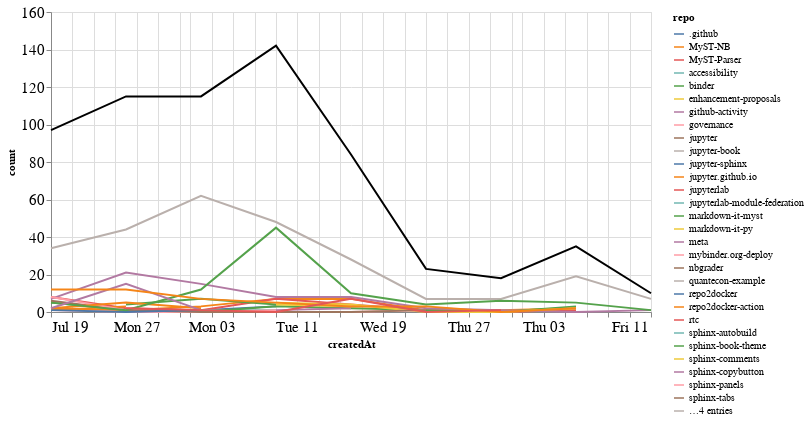

This figure's notebook cell:
### Markdown cell above
## Comments

### Code cell
comments_time = comments.groupby('repo').resample('W', on='createdAt').count()['author'].reset_index()
comments_time = comments_time.rename(columns={'author': 'count'})
comments_time_total = comments_time.groupby('createdAt').agg({"count": "sum"}).reset_index()
ch1 = alt.Chart(comments_time, width=600).mark_line().encode(
    x='createdAt',
    y='count',
    color='repo',
    tooltip="repo"
)

ch2 = alt.Chart(comments_time_total, width=600).mark_line(color="black").encode(
    x='createdAt',
    y='count',
)

ch1 + ch2

### Figure 1 — Vega-Lite specification as saved in the notebook (floating-point values rounded to 4 significant figures)
{"config": {"axisLeft": {"labelFontSize": 15}, "axisBottom": {"labelFontSize": 15}}, "layer": [{"data": {"name": "data-857530f51d00de04ba99182c632c6578"}, "mark": "line", "encoding": {"color": {"type": "nominal", "field": "repo"}, "tooltip": {"type": "nominal", "field": "repo"}, "x": {"type": "temporal", "field": "createdAt"}, "y": {"type": "quantitative", "field": "count"}}, "width": 600}, {"data": {"name": "data-985372de9469e5aae2f26557a46d95bf"}, "mark": {"type": "line", "color": "black"}, "encoding": {"x": {"type": "temporal", "field": "createdAt"}, "y": {"type": "quantitative", "field": "count"}}, "width": 600}], "$schema": "https://vega.github.io/schema/vega-lite/v4.8.1.json", "datasets": {"data-857530f51d00de04ba99182c632c6578": [{"repo": ".github", "createdAt": "2020-08-02T00:00:00", "count": 1}, {"repo": ".github", "createdAt": "2020-08-09T00:00:00", "count": 3}, {"repo": "MyST-NB", "createdAt": "2020-07-19T00:00:00", "count": 2}, {"repo": "MyST-NB", "createdAt": "2020-07-26T00:00:00", "count": 1}, {"repo": "MyST-NB", "createdAt": "2020-08-02T00:00:00", "count": 3}, {"repo": "MyST-NB", "createdAt": "2020-08-09T00:00:00", "count": 7}, {"repo": "MyST-NB", "createdAt": "2020-08-16T00:00:00", "count": 7}, {"repo": "MyST-NB", "createdAt": "2020-08-23T00:00:00", "count": 1}, {"repo": "MyST-NB", "createdAt": "2020-08-30T00:00:00", "count": 1}, {"repo": "MyST-NB", "createdAt": "2020-09-06T00:00:00", "count": 2}, {"repo": "MyST-Parser", "createdAt": "2020-07-19T00:00:00", "count": 8}, {"repo": "MyST-Parser", "createdAt": "2020-07-26T00:00:00", "count": 2}, {"repo": "MyST-Parser", "createdAt": "2020-08-02T00:00:00", "count": 1}, {"repo": "MyST-Parser", "createdAt": "2020-08-09T00:00:00", "count": 7}, {"repo": "MyST-Parser", "createdAt": "2020-08-16T00:00:00", "count": 4}, {"repo": "MyST-Parser", "createdAt": "2020-08-23T00:00:00", "count": 1}, {"repo": "MyST-Parser", "createdAt": "2020-08-30T00:00:00", "count": 0}, {"repo": "MyST-Parser", "createdAt": "2020-09-06T00:00:00", "count": 1}, {"repo": "accessibility", "createdAt": "2020-08-02T00:00:00", "count": 1}, {"repo": "accessibility", "createdAt": "2020-08-09T00:00:00", "count": 1}, {"repo": "binder", "createdAt": "2020-07-19T00:00:00", "count": 5}, {"repo": "binder", "createdAt": "2020-07-26T00:00:00", "count": 1}, {"repo": "binder", "createdAt": "2020-08-02T00:00:00", "count": 0}, {"repo": "binder", "createdAt": "2020-08-09T00:00:00", "count": 3}, {"repo": "binder", "createdAt": "2020-08-16T00:00:00", "count": 2}, {"repo": "binder", "createdAt": "2020-08-23T00:00:00", "count": 1}, {"repo": "binder", "createdAt": "2020-08-30T00:00:00", "count": 0}, {"repo": "binder", "createdAt": "2020-09-06T00:00:00", "count": 3}, {"repo": "enhancement-proposals", "createdAt": "2020-08-16T00:00:00", "count": 4}, {"repo": "enhancement-proposals", "createdAt": "2020-08-23T00:00:00", "count": 0}, {"repo": "enhancement-proposals", "createdAt": "2020-08-30T00:00:00", "count": 0}, {"repo": "enhancement-proposals", "createdAt": "2020-09-06T00:00:00", "count": 2}, {"repo": "github-activity", "createdAt": "2020-08-09T00:00:00", "count": 1}, {"repo": "github-activity", "createdAt": "2020-08-16T00:00:00", "count": 2}, {"repo": "governance", "createdAt": "2020-07-19T00:00:00", "count": 1}, {"repo": "governance", "createdAt": "2020-07-26T00:00:00", "count": 0}, {"repo": "governance", "createdAt": "2020-08-02T00:00:00", "count": 0}, {"repo": "governance", "createdAt": "2020-08-09T00:00:00", "count": 1}, {"repo": "jupyter", "createdAt": "2020-07-19T00:00:00", "count": 6}, {"repo": "jupyter", "createdAt": "2020-07-26T00:00:00", "count": 1}, {"repo": "jupyter-book", "createdAt": "2020-07-19T00:00:00", "count": 34}, {"repo": "jupyter-book", "createdAt": "2020-07-26T00:00:00", "count": 44}, {"repo": "jupyter-book", "createdAt": "2020-08-02T00:00:00", "count": 62}, {"repo": "jupyter-book", "createdAt": "2020-08-09T00:00:00", "count": 48}, {"repo": "jupyter-book", "createdAt": "2020-08-16T00:00:00", "count": 28}, {"repo": "jupyter-book", "createdAt": "2020-08-23T00:00:00", "count": 7}, {"repo": "jupyter-book", "createdAt": "2020-08-30T00:00:00", "count": 7}, {"repo": "jupyter-book", "createdAt": "2020-09-06T00:00:00", "count": 19}, {"repo": "jupyter-book", "createdAt": "2020-09-13T00:00:00", "count": 7}, {"repo": "jupyter-sphinx", "createdAt": "2020-08-30T00:00:00", "count": 2}, {"repo": "jupyter.github.io", "createdAt": "2020-07-19T00:00:00", "count": 1}, {"repo": "jupyter.github.io", "createdAt": "2020-07-26T00:00:00", "count": 3}, {"repo": "jupyterlab", "createdAt": "2020-09-06T00:00:00", "count": 1}, {"repo": "jupyterlab-module-federation", "createdAt": "2020-07-19T00:00:00", "count": 2}, {"repo": "markdown-it-myst", "createdAt": "2020-07-26T00:00:00", "count": 4}, {"repo": "markdown-it-myst", "createdAt": "2020-08-02T00:00:00", "count": 7}, {"repo": "markdown-it-myst", "createdAt": "2020-08-09T00:00:00", "count": 4}, {"repo": "markdown-it-py", "createdAt": "2020-08-09T00:00:00", "count": 5}, {"repo": "markdown-it-py", "createdAt": "2020-08-16T00:00:00", "count": 4}, {"repo": "meta", "createdAt": "2020-07-19T00:00:00", "count": 7}, {"repo": "meta", "createdAt": "2020-07-26T00:00:00", "count": 21}, {"repo": "meta", "createdAt": "2020-08-02T00:00:00", "count": 15}, {"repo": "meta", "createdAt": "2020-08-09T00:00:00", "count": 8}, {"repo": "meta", "createdAt": "2020-08-16T00:00:00", "count": 8}, {"repo": "meta", "createdAt": "2020-08-23T00:00:00", "count": 2}, {"repo": "meta", "createdAt": "2020-08-30T00:00:00", "count": 1}, {"repo": "meta", "createdAt": "2020-09-06T00:00:00", "count": 0}, {"repo": "meta", "createdAt": "2020-09-13T00:00:00", "count": 1}, {"repo": "mybinder.org-deploy", "createdAt": "2020-07-19T00:00:00", "count": 8}, {"repo": "mybinder.org-deploy", "createdAt": "2020-07-26T00:00:00", "count": 1}, {"repo": "mybinder.org-deploy", "createdAt": "2020-08-02T00:00:00", "count": 0}, {"repo": "mybinder.org-deploy", "createdAt": "2020-08-09T00:00:00", "count": 0}, {"repo": "mybinder.org-deploy", "createdAt": "2020-08-16T00:00:00", "count": 0}, {"repo": "mybinder.org-deploy", "createdAt": "2020-08-23T00:00:00", "count": 1}, {"repo": "nbgrader", "createdAt": "2020-07-26T00:00:00", "count": 1}, {"repo": "nbgrader", "createdAt": "2020-08-02T00:00:00", "count": 0}, {"repo": "nbgrader", "createdAt": "2020-08-09T00:00:00", "count": 0}, {"repo": "nbgrader", "createdAt": "2020-08-16T00:00:00", "count": 0}, {"repo": "nbgrader", "createdAt": "2020-08-23T00:00:00", "count": 1}, {"repo": "quantecon-example", "createdAt": "2020-08-02T00:00:00", "count": 1}, {"repo": "repo2docker", "createdAt": "2020-07-19T00:00:00", "count": 1}, {"repo": "repo2docker", "createdAt": "2020-07-26T00:00:00", "count": 0}, {"repo": "repo2docker", "createdAt": "2020-08-02T00:00:00", "count": 1}, {"repo": "repo2docker-action", "createdAt": "2020-07-19T00:00:00", "count": 2}, {"repo": "repo2docker-action", "createdAt": "2020-07-26T00:00:00", "count": 5}, {"repo": "repo2docker-action", "createdAt": "2020-08-02T00:00:00", "count": 2}, {"repo": "rtc", "createdAt": "2020-07-19T00:00:00", "count": 1}, {"repo": "sphinx-autobuild", "createdAt": "2020-08-16T00:00:00", "count": 1}, {"repo": "sphinx-book-theme", "createdAt": "2020-07-19T00:00:00", "count": 5}, {"repo": "sphinx-book-theme", "createdAt": "2020-07-26T00:00:00", "count": 1}, {"repo": "sphinx-book-theme", "createdAt": "2020-08-02T00:00:00", "count": 12}, {"repo": "sphinx-book-theme", "createdAt": "2020-08-09T00:00:00", "count": 45}, {"repo": "sphinx-book-theme", "createdAt": "2020-08-16T00:00:00", "count": 10}, {"repo": "sphinx-book-theme", "createdAt": "2020-08-23T00:00:00", "count": 4}, {"repo": "sphinx-book-theme", "createdAt": "2020-08-30T00:00:00", "count": 6}, {"repo": "sphinx-book-theme", "createdAt": "2020-09-06T00:00:00", "count": 5}, {"repo": "sphinx-book-theme", "createdAt": "2020-09-13T00:00:00", "count": 1}, {"repo": "sphinx-comments", "createdAt": "2020-08-09T00:00:00", "count": 4}, {"repo": "sphinx-comments", "createdAt": "2020-08-16T00:00:00", "count": 3}, {"repo": "sphinx-copybutton", "createdAt": "2020-07-19T00:00:00", "count": 2}, {"repo": "sphinx-copybutton", "createdAt": "2020-07-26T00:00:00", "count": 15}, {"repo": "sphinx-copybutton", "createdAt": "2020-08-02T00:00:00", "count": 1}, {"repo": "sphinx-panels", "createdAt": "2020-09-13T00:00:00", "count": 1}, {"repo": "sphinx-tabs", "createdAt": "2020-08-23T00:00:00", "count": 2}, {"repo": "sphinx-thebe", "createdAt": "2020-08-16T00:00:00", "count": 1}, {"repo": "sphinx-togglebutton", "createdAt": "2020-07-26T00:00:00", "count": 1}, {"repo": "team-compass", "createdAt": "2020-07-19T00:00:00", "count": 12}, {"repo": "team-compass", "createdAt": "2020-07-26T00:00:00", "count": 12}, {"repo": "team-compass", "createdAt": "2020-08-02T00:00:00", "count": 7}, {"repo": "team-compass", "createdAt": "2020-08-09T00:00:00", "count": 5}, {"repo": "team-compass", "createdAt": "2020-08-16T00:00:00", "count": 3}, {"repo": "team-compass", "createdAt": "2020-08-23T00:00:00", "count": 3}, {"repo": "team-compass", "createdAt": "2020-08-30T00:00:00", "count": 0}, {"repo": "team-compass", "createdAt": "2020-09-06T00:00:00", "count": 2}, {"repo": "thebe", "createdAt": "2020-07-26T00:00:00", "count": 2}, {"repo": "thebe", "createdAt": "2020-08-02T00:00:00", "count": 1}, {"repo": "thebe", "createdAt": "2020-08-09T00:00:00", "count": 0}, {"repo": "thebe", "createdAt": "2020-08-16T00:00:00", "count": 7}, {"repo": "thebe", "createdAt": "2020-08-23T00:00:00", "count": 0}, {"repo": "thebe", "createdAt": "2020-08-30T00:00:00", "count": 1}], "data-985372de9469e5aae2f26557a46d95bf": [{"createdAt": "2020-07-19T00:00:00", "count": 97}, {"createdAt": "2020-07-26T00:00:00", "count": 115}, {"createdAt": "2020-08-02T00:00:00", "count": 115}, {"createdAt": "2020-08-09T00:00:00", "count": 142}, {"createdAt": "2020-08-16T00:00:00", "count": 84}, {"createdAt": "2020-08-23T00:00:00", "count": 23}, {"createdAt": "2020-08-30T00:00:00", "count": 18}, {"createdAt": "2020-09-06T00:00:00", "count": 35}, {"createdAt": "2020-09-13T00:00:00", "count": 10}]}}
